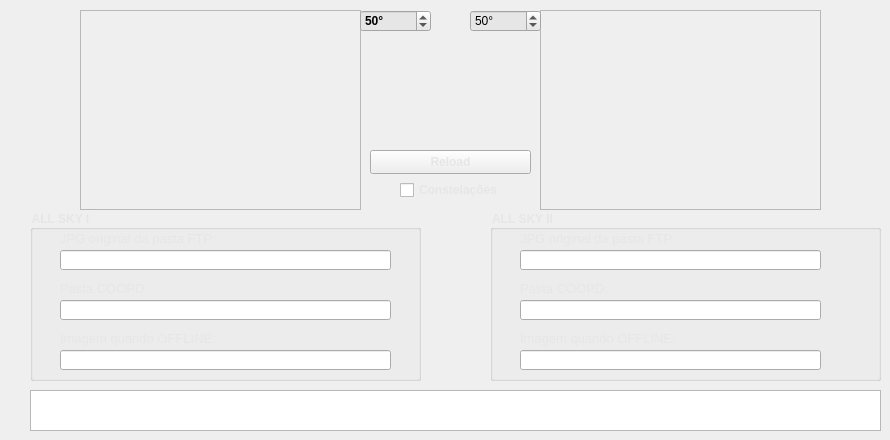
    <widget class="QWidget" name="tab_3">
     <attribute name="title">
      <string>Allsky</string>
     </attribute>
     <widget class="QGroupBox" name="groupBox_4">
      <property name="geometry">
       <rect>
        <x>30</x>
        <y>210</y>
        <width>391</width>
        <height>171</height>
       </rect>
      </property>
      <property name="font">
       <font>
        <bold>true</bold>
       </font>
      </property>
      <property name="styleSheet">
       <string notr="true">color: rgb(230, 230, 230);</string>
      </property>
      <property name="title">
       <string>ALL SKY I</string>
      </property>
      <widget class="QLineEdit" name="ftp_allsky_1">
       <property name="geometry">
        <rect>
         <x>30</x>
         <y>40</y>
         <width>331</width>
         <height>20</height>
        </rect>
       </property>
       <property name="font">
        <font>
         <bold>false</bold>
        </font>
       </property>
      </widget>
      <widget class="QLabel" name="label_10">
       <property name="geometry">
        <rect>
         <x>30</x>
         <y>70</y>
         <width>131</width>
         <height>16</height>
        </rect>
       </property>
       <property name="font">
        <font>
         <pointsize>10</pointsize>
         <bold>false</bold>
        </font>
       </property>
       <property name="text">
        <string>Pasta COOPD:</string>
       </property>
      </widget>
      <widget class="QLabel" name="label_9">
       <property name="geometry">
        <rect>
         <x>30</x>
         <y>20</y>
         <width>161</width>
         <height>16</height>
        </rect>
       </property>
       <property name="font">
        <font>
         <pointsize>10</pointsize>
         <bold>false</bold>
        </font>
       </property>
       <property name="text">
        <string>JPG original da pasta FTP:</string>
       </property>
      </widget>
      <widget class="QLineEdit" name="dir_allsky_1">
       <property name="geometry">
        <rect>
         <x>30</x>
         <y>90</y>
         <width>331</width>
         <height>20</height>
        </rect>
       </property>
       <property name="font">
        <font>
         <bold>false</bold>
        </font>
       </property>
      </widget>
      <widget class="QLineEdit" name="img_off_1">
       <property name="geometry">
        <rect>
         <x>30</x>
         <y>140</y>
         <width>331</width>
         <height>20</height>
        </rect>
       </property>
       <property name="font">
        <font>
         <bold>false</bold>
        </font>
       </property>
      </widget>
      <widget class="QLabel" name="label_11">
       <property name="geometry">
        <rect>
         <x>30</x>
         <y>120</y>
         <width>161</width>
         <height>16</height>
        </rect>
       </property>
       <property name="font">
        <font>
         <pointsize>10</pointsize>
         <bold>false</bold>
        </font>
       </property>
       <property name="text">
        <string>Imagem quando OFFLINE:</string>
       </property>
      </widget>
     </widget>
     <widget class="QLabel" name="img_allsky_1">
      <property name="geometry">
       <rect>
        <x>80</x>
        <y>10</y>
        <width>281</width>
        <height>200</height>
       </rect>
      </property>
      <property name="frameShape">
       <enum>QFrame::StyledPanel</enum>
      </property>
      <property name="lineWidth">
       <number>1</number>
      </property>
      <property name="text">
       <string/>
      </property>
      <property name="scaledContents">
       <bool>true</bool>
      </property>
      <property name="margin">
       <number>0</number>
      </property>
     </widget>
     <widget class="QLabel" name="img_allsky_2">
      <property name="geometry">
       <rect>
        <x>540</x>
        <y>10</y>
        <width>281</width>
        <height>200</height>
       </rect>
      </property>
      <property name="frameShape">
       <enum>QFrame::StyledPanel</enum>
      </property>
      <property name="lineWidth">
       <number>1</number>
      </property>
      <property name="text">
       <string/>
      </property>
      <property name="scaledContents">
       <bool>true</bool>
      </property>
      <property name="margin">
       <number>0</number>
      </property>
     </widget>
     <widget class="QGroupBox" name="groupBox_5">
      <property name="geometry">
       <rect>
        <x>490</x>
        <y>210</y>
        <width>391</width>
        <height>171</height>
       </rect>
      </property>
      <property name="font">
       <font>
        <bold>true</bold>
       </font>
      </property>
      <property name="styleSheet">
       <string notr="true">color: rgb(230, 230, 230);</string>
      </property>
      <property name="title">
       <string>ALL SKY II</string>
      </property>
      <widget class="QLineEdit" name="ftp_allsky_2">
       <property name="geometry">
        <rect>
         <x>30</x>
         <y>40</y>
         <width>301</width>
         <height>20</height>
        </rect>
       </property>
       <property name="font">
        <font>
         <bold>false</bold>
        </font>
       </property>
      </widget>
      <widget class="QLabel" name="label_15">
       <property name="geometry">
        <rect>
         <x>30</x>
         <y>70</y>
         <width>131</width>
         <height>16</height>
        </rect>
       </property>
       <property name="font">
        <font>
         <pointsize>10</pointsize>
         <bold>false</bold>
        </font>
       </property>
       <property name="text">
        <string>Pasta COOPD:</string>
       </property>
      </widget>
      <widget class="QLabel" name="label_16">
       <property name="geometry">
        <rect>
         <x>30</x>
         <y>20</y>
         <width>161</width>
         <height>16</height>
        </rect>
       </property>
       <property name="font">
        <font>
         <pointsize>10</pointsize>
         <bold>false</bold>
        </font>
       </property>
       <property name="text">
        <string>JPG original da pasta FTP:</string>
       </property>
      </widget>
      <widget class="QLineEdit" name="dir_allsky_2">
       <property name="geometry">
        <rect>
         <x>30</x>
         <y>90</y>
         <width>301</width>
         <height>20</height>
        </rect>
       </property>
       <property name="font">
        <font>
         <bold>false</bold>
        </font>
       </property>
      </widget>
      <widget class="QLineEdit" name="img_off_2">
       <property name="geometry">
        <rect>
         <x>30</x>
         <y>140</y>
         <width>301</width>
         <height>20</height>
        </rect>
       </property>
       <property name="font">
        <font>
         <bold>false</bold>
        </font>
       </property>
      </widget>
      <widget class="QLabel" name="label_17">
       <property name="geometry">
        <rect>
         <x>30</x>
         <y>120</y>
         <width>161</width>
         <height>16</height>
        </rect>
       </property>
       <property name="font">
        <font>
         <pointsize>10</pointsize>
         <bold>false</bold>
        </font>
       </property>
       <property name="text">
        <string>Imagem quando OFFLINE:</string>
       </property>
      </widget>
     </widget>
     <widget class="QCheckBox" name="check_skymap">
      <property name="geometry">
       <rect>
        <x>400</x>
        <y>180</y>
        <width>111</width>
        <height>20</height>
       </rect>
      </property>
      <property name="font">
       <font>
        <bold>true</bold>
       </font>
      </property>
      <property name="styleSheet">
       <string notr="true">color: rgb(230, 230, 230);</string>
      </property>
      <property name="text">
       <string>Constelações</string>
      </property>
     </widget>
     <widget class="QSpinBox" name="angle_allsky_1">
      <property name="geometry">
       <rect>
        <x>360</x>
        <y>10</y>
        <width>71</width>
        <height>22</height>
       </rect>
      </property>
      <property name="font">
       <font>
        <bold>true</bold>
       </font>
      </property>
      <property name="styleSheet">
       <string notr="true">background-color: rgb(230, 230, 230);</string>
      </property>
      <property name="suffix">
       <string>°</string>
      </property>
      <property name="maximum">
       <number>359</number>
      </property>
      <property name="value">
       <number>50</number>
      </property>
     </widget>
     <widget class="QSpinBox" name="angle_allsky_2">
      <property name="geometry">
       <rect>
        <x>470</x>
        <y>10</y>
        <width>71</width>
        <height>22</height>
       </rect>
      </property>
      <property name="font">
       <font>
        <bold>false</bold>
       </font>
      </property>
      <property name="styleSheet">
       <string notr="true">background-color: rgb(230, 230, 230);</string>
      </property>
      <property name="suffix">
       <string>°</string>
      </property>
      <property name="maximum">
       <number>359</number>
      </property>
      <property name="value">
       <number>50</number>
      </property>
     </widget>
     <widget class="QPushButton" name="btn_reload_allsky">
      <property name="geometry">
       <rect>
        <x>370</x>
        <y>150</y>
        <width>161</width>
        <height>24</height>
       </rect>
      </property>
      <property name="font">
       <font>
        <bold>true</bold>
       </font>
      </property>
      <property name="styleSheet">
       <string notr="true">color: rgb(230, 230, 230);</string>
      </property>
      <property name="text">
       <string>Reload</string>
      </property>
     </widget>
     <widget class="QTextEdit" name="txt_msg_allsky">
      <property name="geometry">
       <rect>
        <x>30</x>
        <y>390</y>
        <width>851</width>
        <height>41</height>
       </rect>
      </property>
      <property name="styleSheet">
       <string notr="true">color: rgb(230, 230, 230);</string>
      </property>
     </widget>
    </widget>
